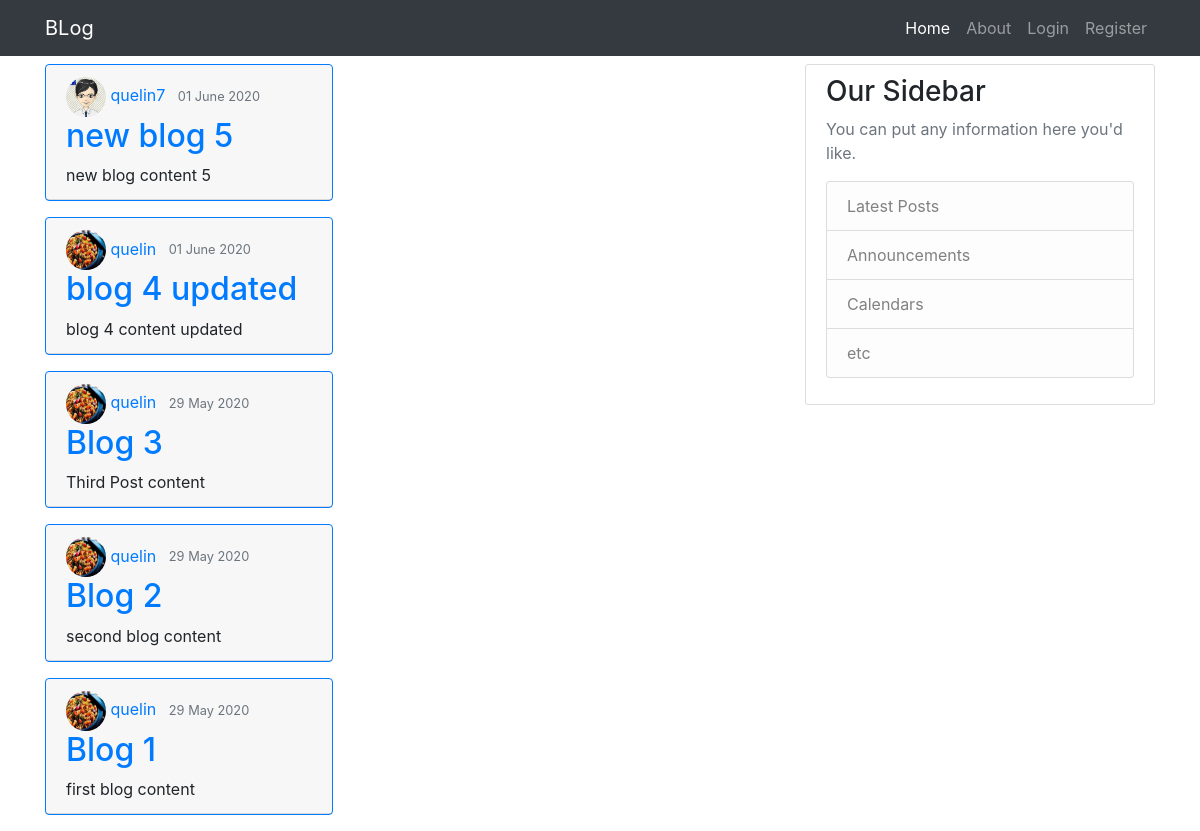
The app's page /, older data.
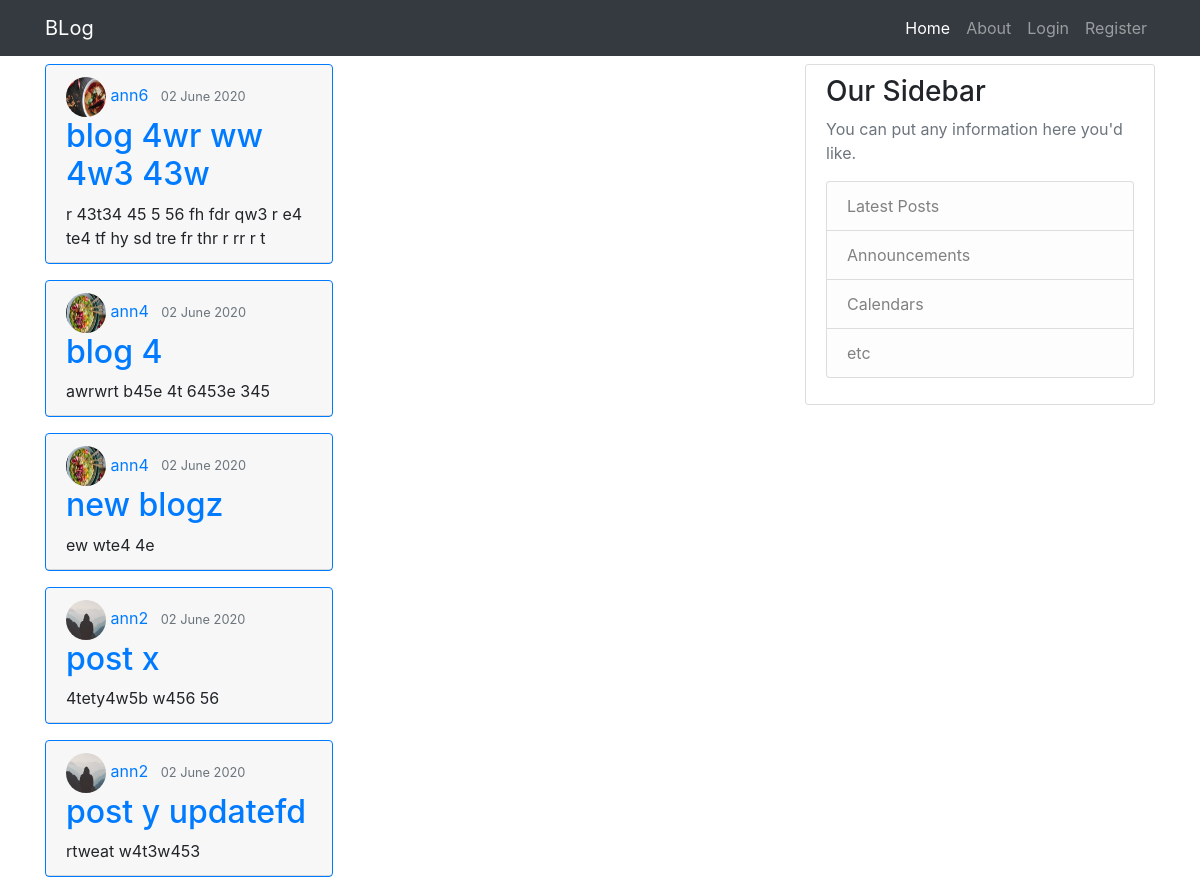
The same page, newer data.
### blog/models.py (models this page shows, shortened)
class Post(models.Model):
    title= models.CharField(max_length=100)
    content=models.TextField()
    date_posted=models.DateTimeField(default=timezone.now)
    author=models.ForeignKey(User,on_delete=models.CASCADE)

### users/models.py (models this page shows, shortened)
class Profile(models.Model):
    user=models.OneToOneField(User,on_delete=models.CASCADE)
    image=models.ImageField(default='default.jpg',upload_to='profile_pics')

### blog/views.py (the view)
# urls.py: path('', PostListView.as_view() ,name='blog-home'),
class PostListView(ListView):
    model=Post
    template_name='blog/home.html'  #<app>/<model>_<viewtype>.html
    context_object_name= 'posts'
    ordering=['-date_posted']
    paginate_by=5

### blog/templates/blog/home.html
{% extends 'blog/layout.html' %}
{% block content %}
{%for post in posts%}
<article class="card border-primary mb-3" style="max-width: 18rem;">
  <div class="card-header">
    <div class="article-metadata">
      <img class="rounded-circle" src="{{ post.author.profile.image.url}}" height="40px" width="40px">
      <a class="mr-2" href="#">{{ post.author }}</a>
      <small class="text-muted">{{ post.date_posted|date:"d F Y" }}</small>
    </div>
    <h2><a class="card-title" href="{% url 'post-detail' post.id %}">{{ post.title }}</a></h2>
    <p class="card-text">{{ post.content }}</p>
  </div>
</article>
{% endfor %}
{% endblock%}

Row changes from the older to the newer data that the page shows:
no longer on this page (row unchanged): Post: author.profile.image (picture), author "quelin7", date_posted "01 June 2020", title "new blog 5", content "new blog content 5"
no longer on this page (row unchanged): Post: author.profile.image (picture), author "quelin", date_posted "01 June 2020", title "blog 4 updated", content "blog 4 content updated"
no longer on this page (row unchanged): Post: author.profile.image (picture), author "quelin", date_posted "29 May 2020", title "Blog 3", content "Third Post content"
no longer on this page (row unchanged): Post: author.profile.image (picture), author "quelin", date_posted "29 May 2020", title "Blog 2", content "second blog content"
no longer on this page (row unchanged): Post: author.profile.image (picture), author "quelin", date_posted "29 May 2020", title "Blog 1", content "first blog content"
added Post: author.profile.image (picture), author "ann6", date_posted "02 June 2020", title "blog 4wr ww 4w3 43w", content "r 43t34 45 5 56 fh fdr qw3 r e4 te4 tf hy sd tre fr thr r rr r t"
added Post: author.profile.image (picture), author "ann4", date_posted "02 June 2020", title "blog 4", content "awrwrt b45e 4t 6453e 345"
added Post: author.profile.image (picture), author "ann4", date_posted "02 June 2020", title "new blogz", content "ew wte4 4e"
added Post: author.profile.image (placeholder picture), author "ann2", date_posted "02 June 2020", title "post x", content "4tety4w5b w456 56"
added Post: author.profile.image (placeholder picture), author "ann2", date_posted "02 June 2020", title "post y updatefd", content "rtweat w4t3w453"
